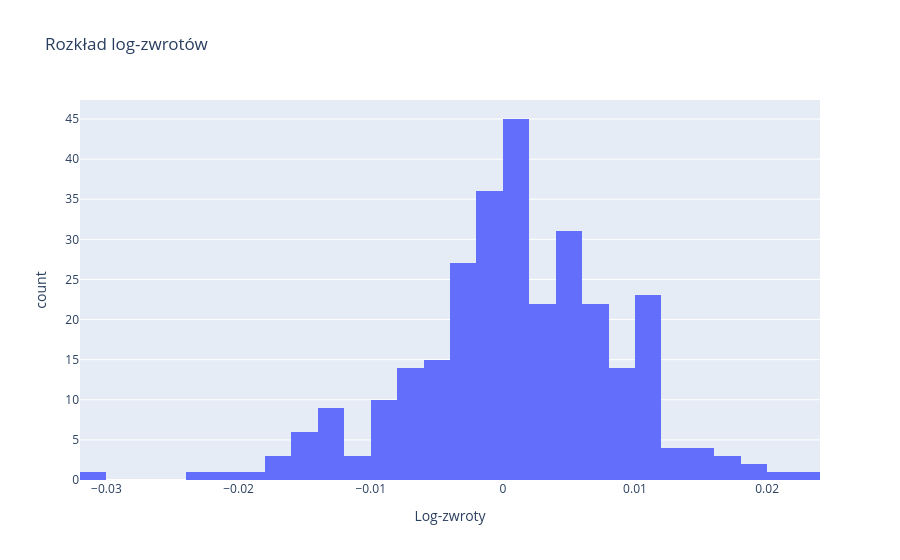

Notebook source saved alongside this figure:
### Code cell
px.histogram(
    train,
    x='log_return',
    nbins=40,
    title='Rozkład log-zwrotów',
    labels={'log_return': 'Log-zwroty', 'count': 'Częstość'}
)

### Figure 1 — Plotly figure (JSON) as saved in the notebook; plotly's stock layout.template omitted (floating-point values rounded to 4 significant figures; data arrays with more than 128 entries replaced by an {"elided": "..."} marker saying what was removed)
{"data": [{"bingroup": "x", "hovertemplate": "Log-zwroty=%{x}<br>count=%{y}<extra></extra>", "legendgroup": "", "marker": {"color": "#636efa", "pattern": {"shape": ""}}, "name": "", "nbinsx": 40, "orientation": "v", "showlegend": false, "type": "histogram", "x": {"elided": "300 float values"}, "xaxis": "x", "yaxis": "y"}], "layout": {"barmode": "relative", "legend": {"tracegroupgap": 0}, "title": {"text": "Rozkład log-zwrotów"}, "xaxis": {"anchor": "y", "domain": [0, 1], "title": {"text": "Log-zwroty"}}, "yaxis": {"anchor": "x", "domain": [0, 1], "title": {"text": "count"}}}}
